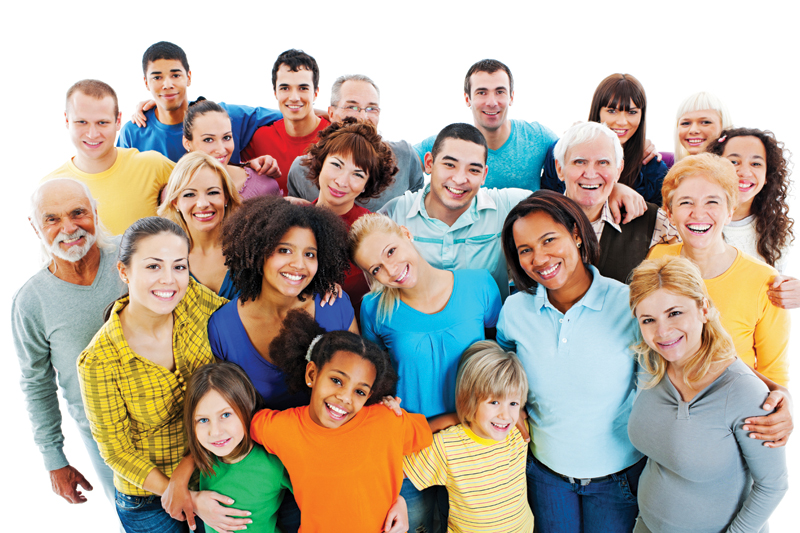
#> input picture Data/img1.jpg, 800 x 533 px, found by its file name
$ python 'image face detection.py'
#> lines starting #> are read from the running program, lines starting #| are printed output that depends on the picture; after the words box and inside, x2 and y2 are one past the last pixel; in counts of white or black regions, pixels touching at a corner belong together
# -*- coding: utf-8 -*-
"""
Created on Thr Jul 23 16:20:04 2020

@author: Manish Singh
"""


import cv2

face_cascade = cv2.CascadeClassifier('haarcascade_frontalface_default.xml')
eye_cascade = cv2.CascadeClassifier('haarcascade_eye.xml')


image = cv2.imread('img1.jpg')
#> image is the input picture: shape (533, 800, 3); mean B, G, R 157.9, 171.9, 181.2

gray = cv2.cvtColor(image, cv2.COLOR_BGR2GRAY)
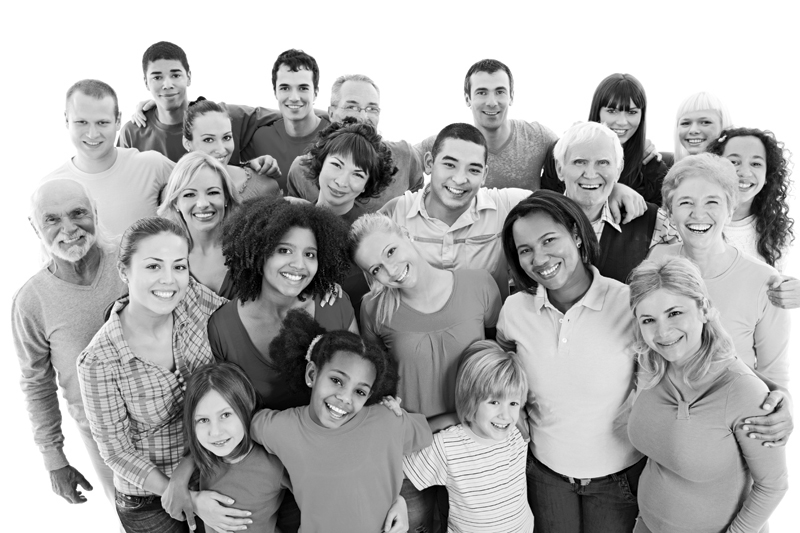
#> gray: shape (533, 800); min 0, max 255, mean 173.1


faces = face_cascade.detectMultiScale(gray, 1.3, 5)
#> faces = 15 rows, first 6: [268, 68, 52, 52], [668, 103, 51, 51], [191, 119, 54, 54], [561, 140, 61, 61], [140, 54, 54, 54], [463, 71, 56, 56]
for (x,y,w,h) in faces:
	cv2.rectangle(image,(x,y),(x+w,y+h),(255,255,0),2)
	roi_gray = gray[y:y+h, x:x+w]
	roi_color = image[y:y+h, x:x+w]


	eyes = eye_cascade.detectMultiScale(roi_gray)
	for (ex,ey,ew,eh) in eyes:
		cv2.rectangle(roi_color,(ex,ey),(ex+ew,ey+eh),(0,0,255),2)
#> this loop made 15 passes
#> (x, y, w, h) on passes 1, 2, 3, 5, 6, 9, 10, 11: (268, 68, 52, 52), (668, 103, 51, 51), (191, 119, 54, 54), (140, 54, 54, 54), (463, 71, 56, 56), (428, 142, 67, 67), (172, 171, 60, 60), (666, 178, 66, 66)
#> (x, y, w, h, eyes) on passes 4, 7, 8, 12, 13, 14: (561, 140, 61, 61, [[30, 12, 20, 20]]), (62, 101, 59, 59, [[9, 9, 23, 23]]), (715, 140, 60, 60, [[10, 13, 20, 20]]), (266, 230, 61, 61, [[5, 9, 23, 23], [32, 14, 20, 20]]), (186, 397, 60, 60, [[29, 8, 22, 22], [7, 13, 21, 21]]), (125, 234, 81, 81, [[16, 21, 22, 22]])
#> pass 1, `roi_gray = gray[y:y+h, x:x+w]`:
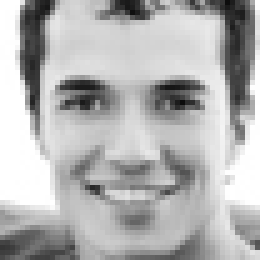
#> roi_gray: shape (52, 52) (shown 5 times larger); min 12, max 255, mean 178.9
#> pass 1, `roi_color = image[y:y+h, x:x+w]`:
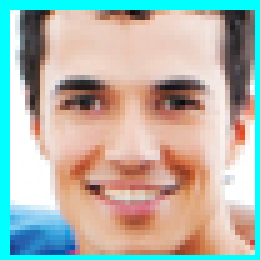
#> roi_color: shape (52, 52, 3) (shown 5 times larger); mean B, G, R 170.8, 180.7, 178.5
#> pass 2, `roi_color = image[y:y+h, x:x+w]`:
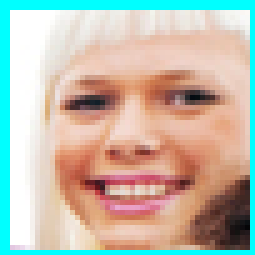
#> roi_color: shape (51, 51, 3) (shown 5 times larger); mean B, G, R 172.5, 186.9, 190.9
#> after the loop:
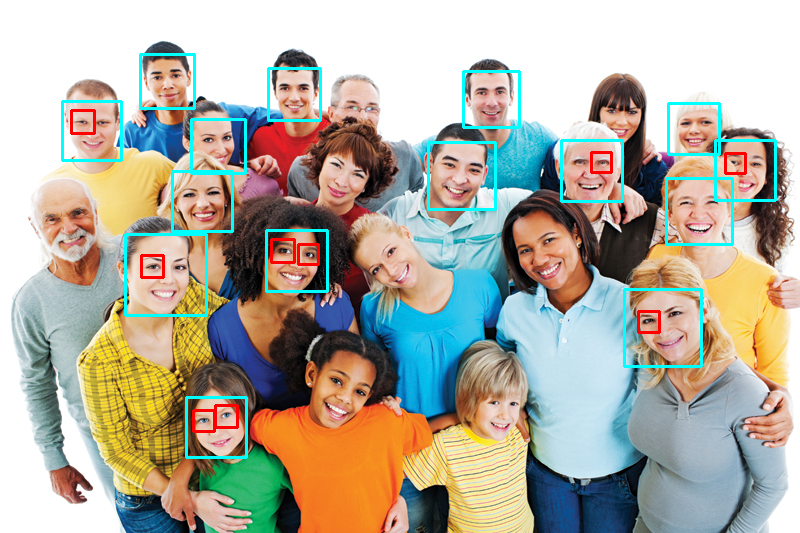
#> image: shape (533, 800, 3); 3.07% of pixels changed, all inside (x1, y1, x2, y2) = (61, 53, 777, 459)
#> after the loop:
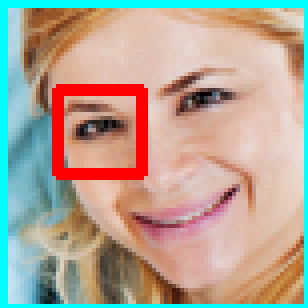
#> roi_color: shape (77, 77, 3) (shown 4 times larger); mean B, G, R 149.1, 164, 179.3
#> after the loop:
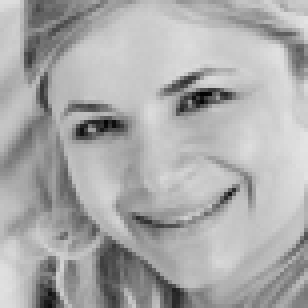
#> roi_gray: shape (77, 77) (shown 4 times larger); min 2, max 227, mean 170.6


cv2.imshow('img',image)
cv2.waitKey()

$ run again, with Data/img.jpg copied over Data/img1.jpg
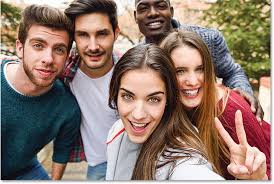
#> input picture Data/img.jpg, 274 x 184 px, found by its file name
#> image is the input picture: shape (184, 274, 3); mean B, G, R 109.5, 120.6, 141.8
#> `gray = cv2.cvtColor(image, cv2.COLOR_BGR2GRAY)`:
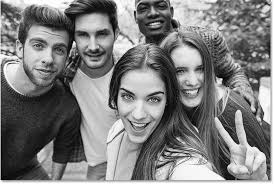
#> gray: shape (184, 274); min 0, max 255, mean 125.7
#> faces = [[66, 13, 58, 58], [18, 24, 60, 60], [108, 72, 67, 67]]
#> the loop `for (x,y,w,h) in faces:` made 3 passes
#> (x, y, w, h, eyes) on passes 2 to 3: (18, 24, 60, 60, [[10, 10, 22, 22]]), (108, 72, 67, 67, [[35, 17, 20, 20]])
#> after the loop `for (x,y,w,h) in faces:`:
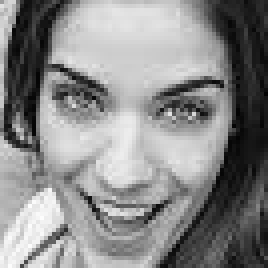
#> roi_gray: shape (67, 67) (shown 4 times larger); min 3, max 253, mean 136.5
